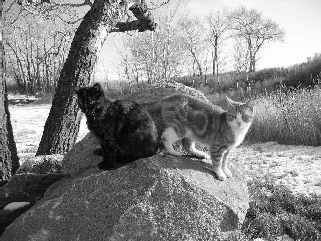
#> input picture images/two_cats.jpg, 321 x 241 px
$ python Q2.py
#> lines starting #> are read from the running program, lines starting #| are printed output that depends on the picture
### Utilities.py
import numpy as np
import matplotlib.pyplot as plt
import matplotlib.image as read
import cv2

MIN_PIXEL_VALUE = 0
MAX_PIXEL_VALUE = 255


def load_image(name, usecv=True, type=None):
    if usecv:
        if type is not None:
            return cv2.imread(name, type)
        else:
            return cv2.imread(name)
    else:
        return read.imread(name)


def plot_image(image, usecv=True):
    if usecv:
        cv2.imshow('image', image)
        cv2.waitKey()
        cv2.destroyAllWindows()
    else:
        plt.figure()
        plt.imshow(image, cmap='gray')
        plt.show()


# [17 lines left out: function plot_figures, not called in this run]


def linear_transformation_to_pixel_value_range(data):
    max = np.max(data)
    min = np.min(data)
    data = np.array(data, dtype=np.float64)
    new_data = MAX_PIXEL_VALUE * ((data - min) / (max - min))
    return np.rint(new_data).astype(np.uint8)


# [48 lines left out: functions high_pass_filter, low_pass_filter, not called in this run]

# [2 lines that do not run on import are left out]

### Q2.py
from Utilities import load_image, plot_image
import numpy as np
from Utilities import linear_transformation_to_pixel_value_range


def main():
    # sobel in x direction
    sobel_x = np.array([[-1, 0, 1],
                        [-2, 0, 2],
                        [-1, 0, 1]])
    # sobel in y direction
    sobel_y = np.array([[-1, -2, -1],
                        [0, 0, 0],
                        [1, 2, 1]])

    img = load_image('images/two_cats.jpg', type=0)
#> in load_image, returned value is the input picture: shape (241, 321); min 0, max 255, mean 133.2

    # img_dft = compute_dft(img)
    img_dft = np.fft.fft2(img)
    sobelx_filter_dft = np.fft.fft2(sobel_x, s=img.shape)
    sobely_filter_dft = np.fft.fft2(sobel_y, s=img.shape)
    filteredx_img_dft = img_dft * sobelx_filter_dft
    filteredy_img_dft = img_dft * sobely_filter_dft

    filteredx_img_back = np.fft.ifft2(filteredx_img_dft)
    filteredy_img_back = np.fft.ifft2(filteredy_img_dft)
    ans = filteredy_img_back.real + filteredx_img_back.real
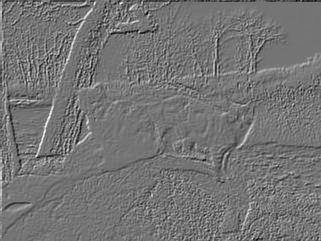
#> ans: shape (241, 321) float64; min -1112, max 1312, mean 0; drawn with min black and max white

    ans = linear_transformation_to_pixel_value_range(ans)
#> in linear_transformation_to_pixel_value_range, `max = np.max(data)`: max = 1312
#> in linear_transformation_to_pixel_value_range, `min = np.min(data)`: min = -1112

    plot_image(ans, False)


if __name__ == "__main__":
    main()

$ run again, with images/97.jpg copied over images/two_cats.jpg
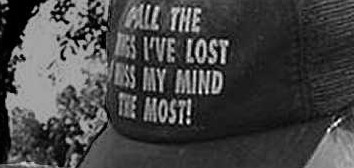
#> input picture images/97.jpg, 354 x 168 px
#> in load_image, returned value is the input picture: shape (168, 354); min 0, max 255, mean 69.4
#> in main, `ans = filteredy_img_back.real + filteredx_img_back.real`:
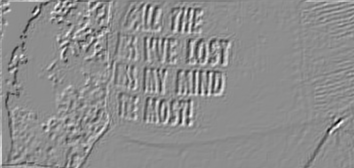
#> ans: shape (168, 354) float64; min -1228, max 984, mean 0; drawn with min black and max white
#> max = 984
#> min = -1228

$ run again, with images/img1noisy.tif saved as images/two_cats.jpg
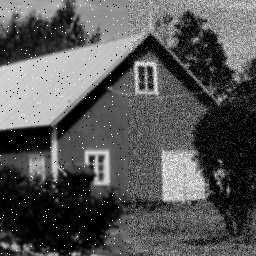
#> input picture images/img1noisy.tif, 256 x 256 px
#> in load_image, returned value is the input picture: shape (256, 256); min 0, max 255, mean 86.1
#> in main, `ans = filteredy_img_back.real + filteredx_img_back.real`:
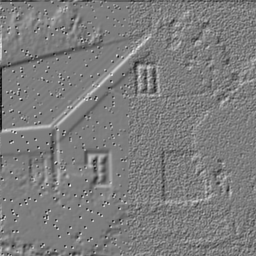
#> ans: shape (256, 256) float64; min -976, max 1008, mean 0; drawn with min black and max white
#> max = 1008
#> min = -976
